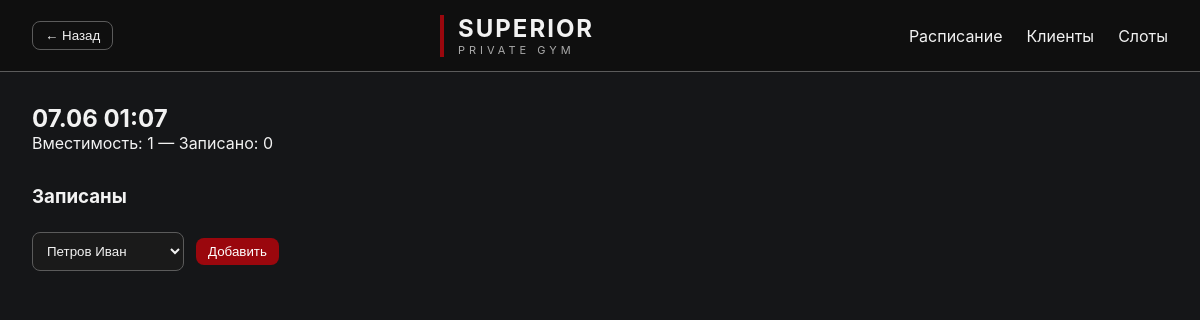
The app's page /slot/1, older data.
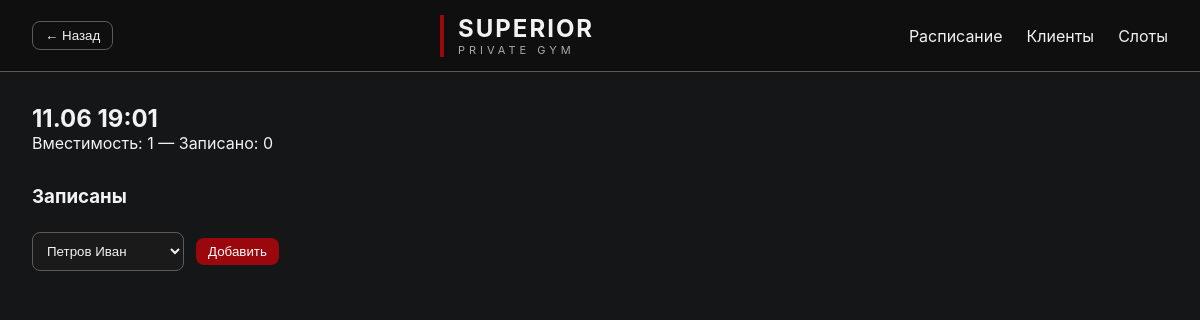
The same page, newer data.
### app.py (models this page shows)
class Slot(Base):
    __tablename__ = "slots"
    id = Column(Integer, primary_key=True)
    start_time = Column(DateTime)
    capacity = Column(Integer, default=4)

### app.py (the view)
@app.get("/slot/{slot_id}")
def slot_page(
    request: Request,
    slot_id: int,
    db: Session = Depends(get_db),
):
    slot = db.get(Slot, slot_id)
    bookings = (
        db.query(Booking)
        .filter(
            Booking.slot_id == slot_id
        )
        .all()
    )
    clients: List[Client] = []
    for booking in bookings:
        clients.append(
            db.get(
                Client,
                booking.client_id,
            )
        )
    all_clients = db.query(Client).all()
    return templates.TemplateResponse(
        request=request,
        name="slot.html",
        context={
            "slot": slot,
            "clients": clients,
            "all_clients": all_clients,
        },
    )

### templates/slot.html (shortened to what this page needs)
{% extends "base.html" %}
{% block content %}
<div class="slot-header">
	<h2>{{ slot.start_time.strftime('%d.%m %H:%M') }}</h2>
	<div class="muted">Вместимость: {{ slot.capacity }} — Записано: {{ clients|length }}</div>
</div>
<h3>Записаны</h3>
<form
method="post"
action="/slot/{{ slot.id }}/add"
>
<select name="client_id" class="field">
{% for client in all_clients %}
<option value="{{ client.id }}">
{{ client.name }}
</option>
{% endfor %}
</select>
<button class="btn">Добавить</button>
</form>
{% endblock %}

### templates/base.html (shortened to what this page needs)
<!DOCTYPE html>
<html lang="ru">
<head>
    <link rel="stylesheet"
          href="/static/style.css">
</head>
<body>
<header class="header">
    <div class="left-controls">
        <button class="btn btn--ghost" onclick="history.back()">← Назад</button>
    </div>
    <div class="logo">
        <span class="logo-red"></span>
        <div>
            <div class="brand">
                SUPERIOR
            </div>
            <div class="subtitle">
                PRIVATE GYM
            </div>
        </div>
    </div>
    <nav>
        <a href="/">
            Расписание
        </a>
        <a href="/clients">
            Клиенты
        </a>
        <a href="/slots">
            Слоты
        </a>
    </nav>
</header>
<main class="container">
    {% block content %}
    {% endblock %}
</main>
</body>
</html>

### static/style.css (style rules this page uses)
:root { --bg: #151618; --surface: #1a1a1a; --surface-hover: #252525; --text: #f2f2f2; --muted: #aaaaaa; --accent: #9A070D; --border: #5B5B5B; --radius: 8px; --radius-lg: 12px; --pad: 10px; --pad-lg: 20px; --btn-pad: 6px 12px; --row-height: 41px; --wrapper-rows: 10; }
.btn { display: inline-block; padding: var(--btn-pad); border-radius: var(--radius); background: var(--accent); color: white; border: none; cursor: pointer; text-decoration: none; text-align: center; }
.btn--ghost { background: transparent; border: 1px solid var(--border); color: var(--text); }
.field { padding: var(--pad); border-radius: var(--radius); border: 1px solid var(--border); background: var(--surface); color: var(--text); }
* { margin: 0; padding: 0; box-sizing: border-box; }
body { background: var(--bg); color: var(--text); font-family: Inter, Arial, sans-serif; min-height: 100vh; }
.header { height: 72px; border-bottom: 1px solid var(--border); display: flex; justify-content: space-between; align-items: center; padding: 0 32px; background: #0f0f0f; }
.logo { display: flex; align-items: center; gap: 14px; }
.logo-red { width: 4px; height: 42px; background: var(--accent); display: block; }
.brand { font-size: 24px; font-weight: 700; letter-spacing: 2px; }
.subtitle { font-size: 11px; letter-spacing: 4px; color: var(--muted); }
nav { display: flex; gap: 24px; }
nav a { text-decoration: none; color: var(--text); transition: .2s; }
.container { max-width: 1400px; margin: 0 auto; padding: 32px; }
.slot-header { margin-bottom: 32px; }
form { display: flex; gap: 12px; align-items: center; }
select, input, textarea { background: var(--surface); color: var(--text); border: 1px solid var(--border); padding: var(--pad); border-radius: var(--radius); }
button { background: var(--accent); color: white; border: none; border-radius: var(--radius); padding: var(--btn-pad); cursor: pointer; }
.left-controls { display: flex; align-items: center; margin-right: 12px; }

Row changes from the older to the newer data that the page shows:
changed Slot: start_time "07.06 01:07" → "11.06 19:01"
